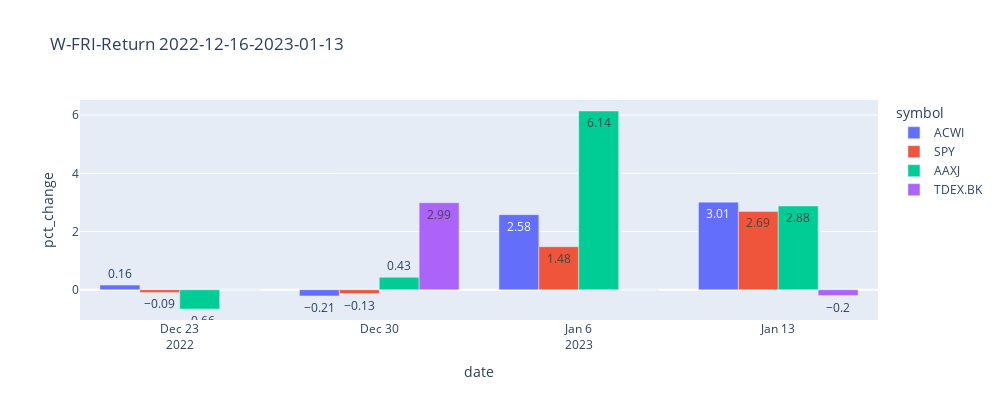

The code cell stored with this chart in its notebook:
### Code cell
fig = px.bar(df_Pct_Price, x="date", y="pct_change",text_auto=True,
             color='symbol', barmode='group',title=f"{timeframe}-Return {from_str}-{to_str}",
             width=1000,height=400)
fig.show()

### Figure 1 — Plotly figure (JSON) as saved in the notebook; plotly's stock layout.template omitted (floating-point values rounded to 4 significant figures)
{"data": [{"alignmentgroup": "True", "hovertemplate": "symbol=ACWI<br>date=%{x}<br>pct_change=%{y}<extra></extra>", "legendgroup": "ACWI", "marker": {"color": "#636efa", "pattern": {"shape": ""}}, "name": "ACWI", "offsetgroup": "ACWI", "orientation": "v", "showlegend": true, "textposition": "auto", "texttemplate": "%{y}", "type": "bar", "x": ["2022-12-23T00:00:00", "2022-12-30T00:00:00", "2023-01-06T00:00:00", "2023-01-13T00:00:00"], "xaxis": "x", "y": [0.16, -0.21, 2.58, 3.01], "yaxis": "y"}, {"alignmentgroup": "True", "hovertemplate": "symbol=SPY<br>date=%{x}<br>pct_change=%{y}<extra></extra>", "legendgroup": "SPY", "marker": {"color": "#EF553B", "pattern": {"shape": ""}}, "name": "SPY", "offsetgroup": "SPY", "orientation": "v", "showlegend": true, "textposition": "auto", "texttemplate": "%{y}", "type": "bar", "x": ["2022-12-23T00:00:00", "2022-12-30T00:00:00", "2023-01-06T00:00:00", "2023-01-13T00:00:00"], "xaxis": "x", "y": [-0.09, -0.13, 1.48, 2.69], "yaxis": "y"}, {"alignmentgroup": "True", "hovertemplate": "symbol=AAXJ<br>date=%{x}<br>pct_change=%{y}<extra></extra>", "legendgroup": "AAXJ", "marker": {"color": "#00cc96", "pattern": {"shape": ""}}, "name": "AAXJ", "offsetgroup": "AAXJ", "orientation": "v", "showlegend": true, "textposition": "auto", "texttemplate": "%{y}", "type": "bar", "x": ["2022-12-23T00:00:00", "2022-12-30T00:00:00", "2023-01-06T00:00:00", "2023-01-13T00:00:00"], "xaxis": "x", "y": [-0.66, 0.43, 6.14, 2.88], "yaxis": "y"}, {"alignmentgroup": "True", "hovertemplate": "symbol=TDEX.BK<br>date=%{x}<br>pct_change=%{y}<extra></extra>", "legendgroup": "TDEX.BK", "marker": {"color": "#ab63fa", "pattern": {"shape": ""}}, "name": "TDEX.BK", "offsetgroup": "TDEX.BK", "orientation": "v", "showlegend": true, "textposition": "auto", "texttemplate": "%{y}", "type": "bar", "x": ["2022-12-23T00:00:00", "2022-12-30T00:00:00", "2023-01-06T00:00:00", "2023-01-13T00:00:00"], "xaxis": "x", "y": [0, 2.99, 0, -0.2], "yaxis": "y"}], "layout": {"barmode": "group", "height": 400, "legend": {"title": {"text": "symbol"}, "tracegroupgap": 0}, "title": {"text": "W-FRI-Return 2022-12-16-2023-01-13"}, "width": 1000, "xaxis": {"anchor": "y", "autorange": true, "domain": [0, 1], "range": ["2022-12-19 12:00", "2023-01-16 12:00"], "title": {"text": "date"}, "type": "date"}, "yaxis": {"anchor": "x", "autorange": true, "domain": [0, 1], "range": [-1.038, 6.518], "title": {"text": "pct_change"}, "type": "linear"}}}
